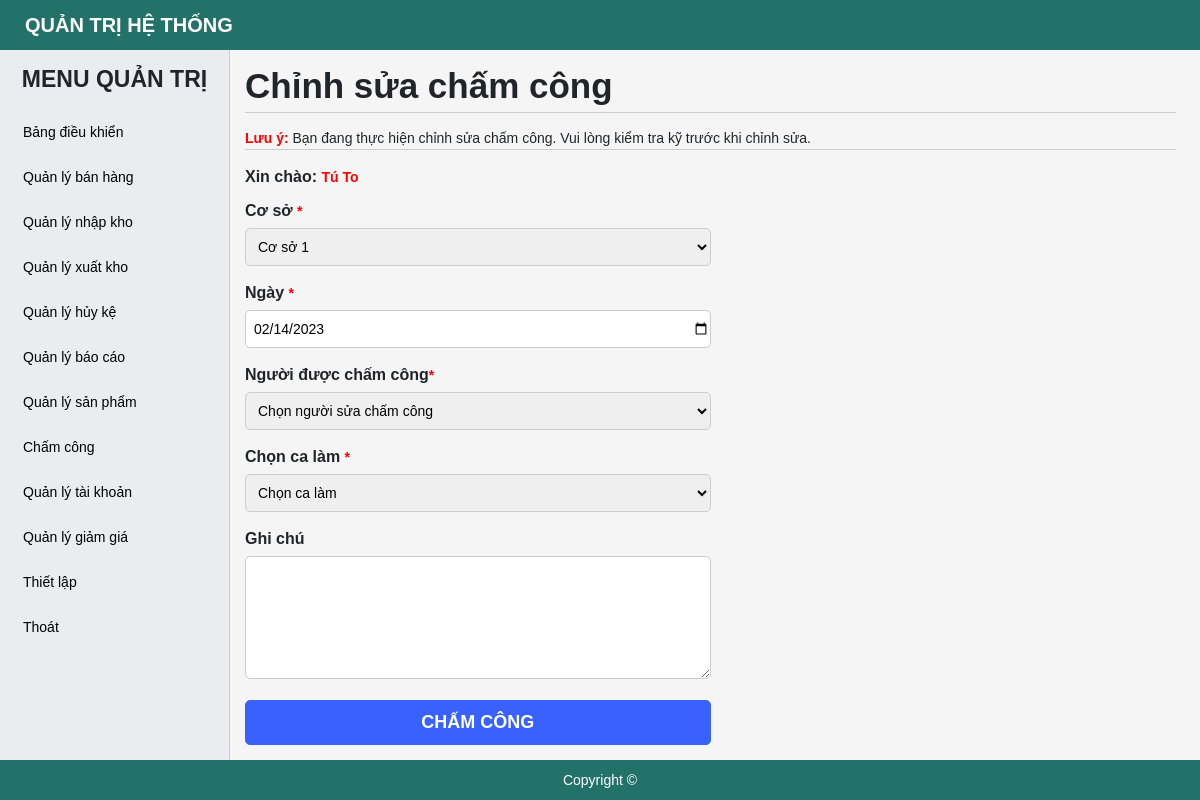
Screenshot of /timekeeping-edit.php?id=34&brand=1 (signed in) with the database file from the repository.
### tables this page shows
CREATE TABLE `tbl_user` (
  `id` bigint(20) NOT NULL,
  `username` varchar(255) NOT NULL,
  `password` varchar(255) NOT NULL,
  `fullname` varchar(255) NOT NULL,
  `power` tinyint(4) NOT NULL DEFAULT 3,
  `status` tinyint(4) NOT NULL DEFAULT 1,
  `id_brand` bigint(20) NOT NULL,
  `created_ad` timestamp NOT NULL DEFAULT current_timestamp(),
  `update_ad` timestamp NOT NULL DEFAULT current_timestamp()
);

CREATE TABLE `tbl_timekeeping` (
  `id` bigint(20) NOT NULL,
  `date` date NOT NULL,
  `morning` tinyint(4) DEFAULT 0,
  `noon` tinyint(4) DEFAULT 0,
  `afternoon` tinyint(4) DEFAULT 0,
  `evening` tinyint(4) DEFAULT 0,
  `id_brand` bigint(20) NOT NULL,
  `note` text DEFAULT NULL,
  `created_at` timestamp NOT NULL DEFAULT current_timestamp()
);

CREATE TABLE `tbl_brand` (
  `id` bigint(20) NOT NULL,
  `name` varchar(255) NOT NULL,
  `address` varchar(255) NOT NULL,
  `status` tinyint(4) NOT NULL DEFAULT 1,
  `created_ad` timestamp NOT NULL DEFAULT current_timestamp()
);

### timekeeping-edit.php (the view, shortened to what this page needs)
<?php
    include './include/connect.php';
    if (!isset($_SESSION['logins'])) {
        header('location:index.php');
    }else{
        $id_time = $_GET['id'];
        $id_user = $_SESSION['logins']['id'];
        $queryTime= $conn -> prepare("SELECT keep.*, br.name AS brand FROM tbl_timekeeping keep JOIN tbl_brand br ON br.id = keep.id_brand WHERE keep.id =:id");
        $queryTime->bindParam(':id',$id_time,PDO::PARAM_STR);
        $queryTime-> execute();
        $resultsTime = $queryTime->fetch(PDO::FETCH_OBJ);
        $queryUser= $conn -> prepare("SELECT * FROM tbl_user WHERE status = 1 AND id = $id_user");
        $queryUser-> execute();
        $resultsUser = $queryUser->fetch(PDO::FETCH_OBJ);
    }
?>
<!DOCTYPE html>
<html lang="en">
<head>
    <?php include('include/link-css.php');?>
</head>
<body>
    <?php include('include/header.php');?>
    <div id="main">
        <?php include('include/sidebar.php');?>
        <div id="main-right">
            <section class="main-right-title">
                <div class="form-title">
                    <h1>Chỉnh sửa chấm công</h1>
                </div>
            </section>
            <section class="main-right-filter">
                <p><b class="col-red">Lưu ý: </b> Bạn đang thực hiện chỉnh sửa chấm công. Vui lòng kiểm tra kỹ trước khi chỉnh sửa.</p>
            </section>
            <form action="" method="post" id = "frm-post">
                <div class="input-new">
                    <div class="form-input form-validator">
                        <p class="item-name">Xin chào: <b class="col-red"><?php echo $resultsUser->fullname ?></b></p>
                    </div>
                    <div class="search-item form-validator">
                        <p class="item-name">Cơ sở <span class="col-red">*</span></p>
                        <select  class="autobox form-focus boder-ra-5" name ="brand" id="brand">
                            <option value="<?php echo $resultsTime -> id_brand ?>" ><?php echo $resultsTime -> brand ?></option>
                        </select>
                    </div>
                    <div class="form-input form-validator">
                        <p class="item-name">Ngày <span class="col-red">*</span></p>
                        <input type="date" name="date" id="dateTime" class=" form-focus boder-ra-5" value ="<?php echo $resultsTime->date ?>"  >
                    </div>
                    <div class="search-item form-validator">
                        <p class="item-name">Người được chấm công<span class="col-red">*</span></p>
                        <select  class="autobox form-focus boder-ra-5" name ="user" id="user">
                            <option value="">Chọn người sửa chấm công</option>
                        </select>
                    </div>
                    <div class="search-item form-validator">
                        <p class="item-name">Chọn ca làm <span class="col-red">*</span></p>
                        <select  class="autobox form-focus boder-ra-5" name ="time" id="time" onchange="selectTime()">
                           <option value="">Chọn ca làm</option>
                        </select>
                    </div>
                    <div class="form-input form-validator">
                        <p class="item-name">Ghi chú </p>
                        <textarea name="note" id="note" cols="10" rows="5" class="form-focus boder-ra-5 textarea"></textarea>
                    </div>
                    <div class="submit-form">
                        <input type="submit" name="submit-form" class="btn btn-submit" id = "submits"  value="CHẤM CÔNG" style = "width: 100%;height: 45px;font-size: 18px;">
                    </div>
                </div>
            </form>
        </div>
    </div>
    <?php include('include/footer.php');?>
</body>
</html>

### css/style.css (style rules this page uses)
* { margin: 0; padding: 0; box-sizing: border-box; font-family: Arial, Helvetica, sans-serif; font-size: 14px; }
body { background-color: #f5f5f5; }
.boder-ra-5 { border: 1px solid #ccc; border-radius: 5px; }
.btn { height: 40px; border-radius: 5px; border: 1px solid #3961fb; background: #3961fb; font-weight: 700; color: #fff; display: inline-flex; align-items: center; justify-content: center; text-decoration: none; cursor: pointer; padding: 0 10px; margin: 5px 0; }
.form-validator input, .form-validator select { margin-bottom: 5px; }
.col-red { color: red; }
#main-right { padding: 60px 24px 50px 245px; }
.main-right-title { display: flex; justify-content: space-between; border-bottom: 1px solid #ccc; margin-bottom: 15px; }
.main-right-filter { display: flex; border-bottom: 1px solid #ccc; margin-bottom: 15px; flex-direction: row; flex-wrap: wrap; align-items: center; }
.form-title { margin: 5px 0; }
.form-title h1 { font-weight: 700; }
.form-input { margin: 10px 0; }
.form-input input { height: 38px; padding-left: 8px; outline-color: #41ff00; width: 50%; }
.search-item .item-name, .form-input .item-name, .input-file .item-name { font-size: 16px; font-weight: 700; margin-bottom: 5px; }
.search-item .autobox { width: 50% !important; height: 38px !important; padding-left: 8px !important; }
.form-input .textarea { width: 50%; padding: 8px 6px; }
.submit-form { width: 50%; }

### rows the page displays
tbl_user: fullname "Tú To"
tbl_timekeeping: brand "Cơ sở 1", date "02/14/2023"
